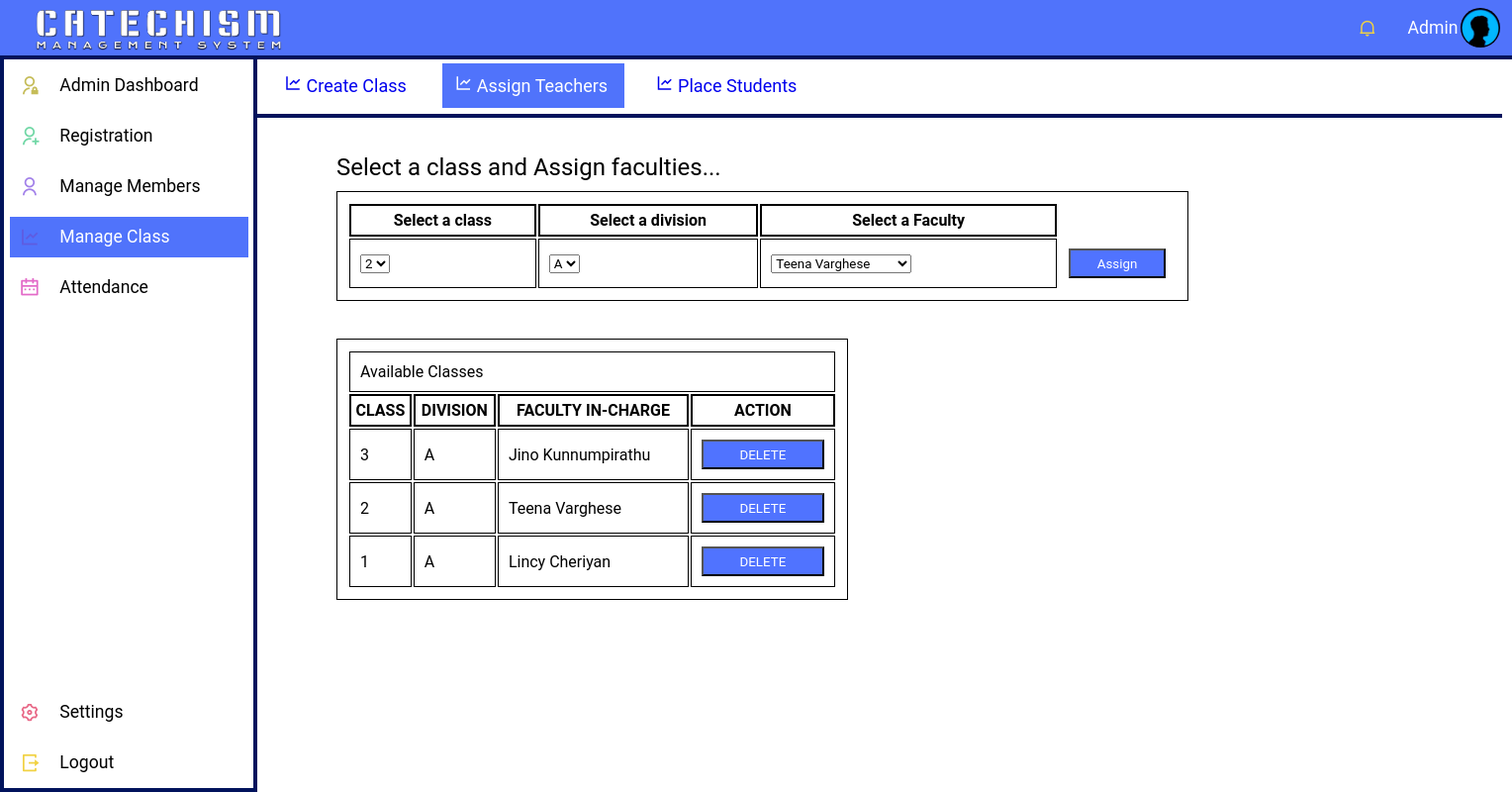
Screenshot of /assignteacher.php (signed in) with the database file from the repository.
### tables this page shows
CREATE TABLE `catclass` (
  `classid` int(5) NOT NULL,
  `class` int(11) NOT NULL
);

CREATE TABLE `tbl_div` (
  `divid` int(5) NOT NULL,
  `division` varchar(5) NOT NULL
);

CREATE TABLE `adminregisterfaculty` (
  `facregid` int(5) NOT NULL,
  `facultyid` int(10) NOT NULL,
  `facultyname` varchar(255) NOT NULL,
  `facultybname` varchar(255) NOT NULL,
  `facultygender` varchar(255) NOT NULL,
  `facultyhname` varchar(255) NOT NULL,
  `facultymobile` text NOT NULL,
  `facultydob` date NOT NULL,
  `facultyclass` int(5) NOT NULL,
  `facultydesig` varchar(255) NOT NULL,
  `facultyqualif` varchar(255) NOT NULL,
  `facultyjob` varchar(255) NOT NULL,
  `facultyfather` varchar(255) NOT NULL,
  `facultymother` varchar(255) NOT NULL,
  `role` int(5) NOT NULL,
  `status` int(5) NOT NULL,
  `facultyimage` varchar(500) NOT NULL
);

CREATE TABLE `assoclass` (
  `assoc_id` int(5) NOT NULL,
  `class_id` int(5) NOT NULL,
  `div_id` int(5) NOT NULL,
  `facid` int(10) NOT NULL
);

### assignteacher.php (the view, shortened to what this page needs)
<?php
    include('config.php');
?>
<!DOCTYPE html>
<html lang="en">
    <head>
        <link rel="stylesheet" href="managefacultystyle.css">
        <link href="https://cdn.jsdelivr.net/npm/remixicon@2.5.0/fonts/remixicon.css" rel="stylesheet">
    </head>
    <body>
        <section class="header">
            <div class="logo">
                <img src="Heading.png" alt="CATHECHISM" height="10px" width="60px">
            </div>
            <div class="search--notification--profile">
                <div class="notification--profile">
                    <div class="picon bell">
                        <i class="ri-notification-2-line"></i>
                    </div>
                    <a href="#">
                        <div class="picon chat">
                            <span>Admin</span>
                            <span><img class="picon profile" src="profile.jpg" alt="PIC"></span>
                        </div>
                    </a>
                </div>
            </div>
        </section>
        <section class="main">
            <div class="sidebar">
                <ul class="sidebar--items">
                    <li>
                        <a href="admindashboard.php">
                            <span class="icon icon-1"><i class="ri-admin-line"></i></span>
                            <span class="sidebar--item"> Admin Dashboard</span>
                        </a>
                    </li>
                    <li>
                        <a href="addnewfaculty.php">
                            <span class="icon icon-5"><i class="ri-user-add-line"></i></span>
                            <span class="sidebar--item">Registration</span>
                        </a>
                    </li>
                <li>
                    <a href="managefaculty.php">
                        <span class="icon icon-2"><i class="ri-user-line"></i></span>
                        <span class="sidebar--item">Manage Members</span>
                    </a>
                </li>
                    <li>
                        <a href="manageclass.php" id="active--link">
                            <span class="icon icon-6"><i class="ri-line-chart-line"></i></span>
                            <span class="sidebar--item">Manage Class</span>
                        </a>
                    </li>
                    <li>
                        <a href="attendance.php">
                            <span class="icon icon-4"><i class="ri-calendar-2-line"></i></span>
                            <span class="sidebar--item">Attendance</span>
                        </a>
                    </li>
                </ul>
                <ul class="sidebar--bottom-items">
                    <li>
                        <a href="#">
                            <span class="icon icon-7"><i class="ri-settings-3-line"></i></span>
                            <span class="sidebar--item">Settings</span>
                        </a>
                    </li>
                    <li>
                        <a href="logout.php ">
                            <span class="icon icon-8"><i class="ri-logout-box-r-line"></i></span>
                            <span class="sidebar--item">Logout</span>
                        </a>
                    </li>
                </ul>
            </div>
            <div class="topbar" style="display:block;">
                <span class="topbar--item">
                    <a href="manageclass.php" style="margin-right: 20px;">
                        <i class="ri-line-chart-line"></i>
                        <span class="topbar--items">Create Class</span>
                    </a>
                </span>
                <span class="topbar--item" >
                    <a href="assignteacher.php" id="active--link">
                        <i class="ri-line-chart-line"></i>
                        Assign Teachers
                    </a>
                </span>
                <span class="topbar--item">
                    <a href="placestudents.php">
                        <i class="ri-line-chart-line"></i>
                        Place Students
                    </a>
                </span>
            </div>
            <div class="main--content">
                <form action="#" method="post">
                    <div class="title">
                        <h2 class="section--title">Select a class and Assign faculties...</h2>
                    </div>
                    <div class="table-3">
                        <table>
                            <tr>
                                <th>
                                    Select a class
                                </th>
                                <th>
                                    Select a division
                                </th>
                                <th>
                                    Select a Faculty
                                </th>
                            </tr>
                            <tr>
                                <td>
                                    <select type="text" name="c" id="c">
                                        <?php
                                            $q2 = "select * from catclass";
                                            $r2 = mysqli_query($con, $q2);
                                            if (mysqli_num_rows($r2) > 0) {
                                                while($row = mysqli_fetch_assoc($r2))
                                                {
                                                echo "<option>".$row["class"]."</option>";
                                                }
                                            }
                                        ?>
                                    </select>
                                </td>
                                <td>
                                    <select type="text" name="d" id="d">
                                        <?php
                                            $q4 = "select * from tbl_div";
                                            $r4 = mysqli_query($con, $q4);
                                            if (mysqli_num_rows($r4) > 0)
                                            {
                                                while($row = mysqli_fetch_assoc($r4))
                                                {
                                                echo "<option>".$row["division"]."</option>";
                                                }
                                            }
                                        ?>
                                    </select>
                                </td>
                                <td>
                                    <select type="text" name="f" id="f">
                                        <?php
                                            $q5 = "select * from adminregisterfaculty";
                                            $r5 = mysqli_query($con, $q5);
                                            if (mysqli_num_rows($r5) > 0)
                                            {
                                                while($row = mysqli_fetch_assoc($r5))
                                                {
                                                echo "<option>".$row["facultyname"]."</option>";
                                                }
                                            }
                                        ?>
                                    </select>
                                </td>
                                <td style="border: none; ">
                                    <input type="submit" value="Assign" id="submit" name="submit" class="addbtn" style="height: 30px; width: 100%;">
                                </td>
                            </tr>
                        </table>
                    </div>
                </form>
                <br><br>
                <div class="table-2">
                    <table>
                        <tr>
                            <td colspan = "4">
                                Available Classes
                            </td>
                        </tr>
                        <tr>
                            <th>
                                CLASS
                            </th>
                            <th>
                                DIVISION
                            </th>
                            <th>
                                FACULTY IN-CHARGE
                            </th>
                            <th>
                                ACTION
                            </th>
                        </tr>
                            <?php
                                $query = "select * from assoclass";
                                $re = mysqli_query($con, $query);
                                while($ro = $re->fetch_assoc())
                                {
                        ?>
                        <tr>
                                <?php
                                    $i = $ro['class_id'];
                                    $query1 = "select * from catclass where classid = '$i'";
                                    $res = mysqli_query($con, $query1);
                                    while($rows = $res->fetch_assoc())
                                    {
                                ?>
                            <td>
                                        <?php echo $rows['class']; ?>
                            </td>
                                <?php
                                    }
                                    $i = $ro['div_id'];
                                    $query1 = "select * from tbl_div where divid = '$i'";
                                    $res = mysqli_query($con, $query1);
                                    while($rows = $res->fetch_assoc())
                                    {
                                ?>
                            <td>
                                        <?php echo $rows['division']; ?>
                            </td>
                                <?php
                                    }
                                    $i = $ro['facid'];
                                    $query1 = "select * from adminregisterfaculty where facultyid = '$i'";
                                    $res = mysqli_query($con, $query1);
                                    while($rows = $res->fetch_assoc())
                                    {
                                        if($i == 0)
                                        {
                                ?>
                                <td>
                                            <?php echo " "; ?>
                                </td>
                                <?php
                                        }
                                        else
                                        {
                                ?>
                            <td>
                                            <?php echo $rows['facultyname']; ?>
                            </td>
                            <?php
                                        }
                                    }
                            ?>
                            <td style="width: 30%;"><a href="deleteassoc.php?id=<?php echo $ro['assoc_id'];?>"><button class="addbtn" style="height: 30px; width: 100%;">DELETE</button></a></td>
                            <?php
                                }
                            ?>
                        </tr>
                    </table>
                </div>
            </div>
        </section>
    </body>
</html>

### managefacultystyle.css (style rules this page uses)
* { margin: 0; padding: 0; box-sizing: border-box; font-family: 'Roboto', sans-serif; }
body { position: relative; width: 100%; }
.header { height: 60px; width: 100%; display: flex; align-items: center; background-color: #5073fb; border-bottom: 4px solid #01135c; }
.logo { padding-left: 10px; }
.logo img { margin-top: 0.5px; margin-left: 25px; width: 250px; height: 50px; }
.search--notification--profile { display: flex; align-items: center; justify-content: space-between; width: calc(100% - 300px); padding-left: 5px; }
.notification--profile { display: flex; margin-left: 1120px; }
.picon { display: flex; margin-left: -10px; font-size: 1.1rem; padding: 1px; align-items: center; }
.bell { color: #f1d243; margin-left: -38px; margin-right: 25px; }
.chat { text-decoration: none; color: #ffffff; margin-left: 5px; }
.profile { position: relative; width: 40px; height: 40px; border-radius: 50%; overflow: hidden; margin-left: 3px; background-color: #000; }
.main { position: relative; width: 100%; min-height: calc(100vh - 60px); background-color: #ffffff; }
.sidebar { position: absolute; top: 0; left: 0; height: 100%; width: 260px; background-color: #ffffff; padding: 5.5px; display: flex; flex-direction: column; justify-content: space-between; border-right: 4px solid #01135c; border-left: 4px solid #01135c; border-bottom: 4px solid #01135c; transition: .3s; }
li { list-style: none; }
a { text-decoration: none; }
.sidebar--items a, .sidebar--bottom-items a { display: flex; align-items: center; margin-bottom: 10px; font-size: 1.1rem; color: #000; padding: 10px; border-radius: 0px; }
#active--link { background-color: #5073fb; color: #fff; }
.sidebar--bottom-items li:last-child a { margin-bottom: 0; }
.topbar { position: absolute; top: 0px; left: 256px; height: 59px; width: 1262px; background-color: #ffffff; padding: 15px; display: flex; flex-direction: column; justify-content: space-between; border-left: 4px solid #01135c; border-bottom: 4px solid #01135c; transition: .3s; }
.topbar .topbar--item { margin-top: 20px; }
.topbar a { padding: 12px 12px 12px 12px; margin-bottom: 0px; margin-right: 20px; height: 54px; width: 300px; font-size: large; align-items: center; }
.topbar--items { padding-top: 30px; }
.icon { position: relative; display: flex; align-items: center; justify-content: center; margin-right: 20px; font-size: 1.3rem; }
.icon-1 { color: #c5bc58; }
.icon-2 { color: #a280e9; }
.icon-4 { color: #e36ac8; }
.icon-5 { color: #70d7a5; }
.icon-6 { color: #5f5ce0; }
.icon-7 { color: #e86786; }
.icon-8 { color: #f1d243; }
.main--content { position: absolute; top: 65px; right: 0; height: 588px; width: calc(100% - 300px); padding: 0px 40px 5px; overflow-y: scroll; transition: .3s; }
.title { display: flex; align-items: center; justify-content: space-between; margin-bottom: 10px; margin-top: 30px; }
.section--title { font-weight: 400; }
::placeholder { columns: rgb(255, 255, 255); font-family: Arial; color: rgb(0, 0, 0); }
table { padding: 15px; width: 100%; text-align: left; }
table, td { border: 1px solid; padding: 10px; }
th { border: 2px solid; padding-block: 5px; margin: 0px; text-align: center ; }
.table-2 table { width: 45%; height: 10px; margin-bottom: 5px; overflow-y: scroll; }
.table-3 table { width: 75%; }
.addbtn { background-color: #5073ff; color: rgb(255, 255, 255); }

### rows the page displays
catclass: class "3"
tbl_div: division "A"
adminregisterfaculty: facultyname "Jino Kunnumpirathu"
catclass: class "2"
adminregisterfaculty: facultyname "Teena Varghese"
catclass: class "1"
adminregisterfaculty: facultyname "Lincy Cheriyan"

### other values shown
form field c "2"
form field d "A"
form field f "Teena Varghese"
